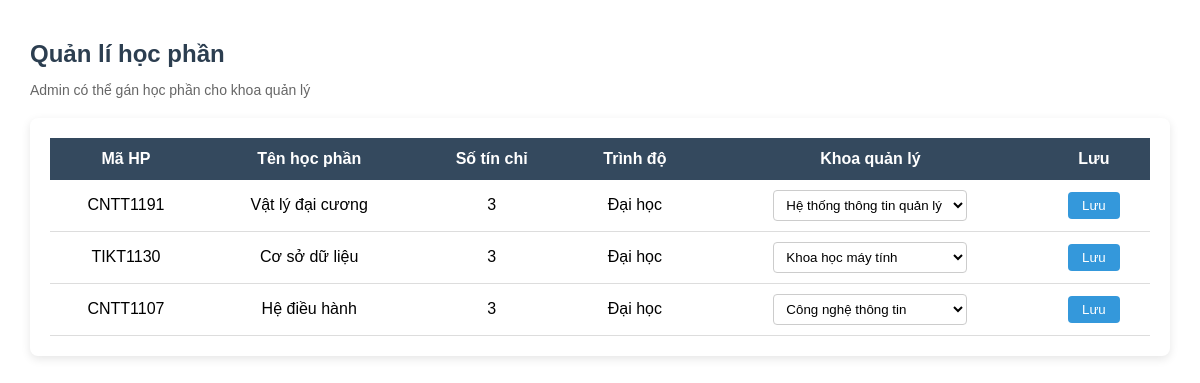
Page /admin_hocphan_list on the committed database.
### tables this page shows
CREATE TABLE "HocPhan" (
	"MaHP"	CHAR(10) NOT NULL,
	"TenHP"	NVARCHAR(100) NOT NULL,
	"SoTC"	INTEGER,
	"TrinhDo"	NVARCHAR(20),
	"MaDV"	CHAR(4),
	PRIMARY KEY("MaHP"),
	FOREIGN KEY("MaDV") REFERENCES "DonVi"("MaDV")
);

CREATE TABLE "DonVi" (
	"MaDV"	CHAR(4),
	"TenDV"	NVARCHAR(100) NOT NULL,
	PRIMARY KEY("MaDV")
);

### admin.py (the view)
@app.route("/admin_hocphan_list")
def admin_hocphan_list():
    conn = get_db()
    cur = conn.cursor()
    cur.execute("""
    SELECT HocPhan.MaHP,
           HocPhan.TenHP,
           HocPhan.SoTC,
           HocPhan.TrinhDo,
           HocPhan.MaDV,
           DonVi.TenDV
    FROM HocPhan
    LEFT JOIN DonVi
    ON HocPhan.MaDV = DonVi.MaDV
    """)
    hocphan_list = cur.fetchall()
    cur.execute("SELECT * FROM DonVi")
    donvi_list = cur.fetchall()
    conn.close()
    return render_template(
        "admin_hocphan_list.html",
        hocphan_list=hocphan_list,
        donvi_list=donvi_list
    )

### admin.py (called while the page is built)
def get_db():
    conn = sqlite3.connect(DATABASE)
    conn.row_factory = sqlite3.Row
    return conn

### main.py (called while the page is built)
@app.before_request
def update_truong_khoa():
    if 'current_user' in session:
        user = session['current_user']
        if user["MaGV"] is not None:
            obj_CanBo = get_obj_CanBo(user["MaGV"])
            session['current_user']["LaTruongKhoa"] = obj_CanBo[6]
        else:
            session['current_user']["LaTruongKhoa"] = 0
        session.modified = True

### templates/admin_hocphan_list.html (shortened to what this page needs)
{% extends "base.html" %}
{% block content %}
<div class="container">
<div class="page-header">
<h2>Quản lí học phần</h2>
<p>Admin có thể gán học phần cho khoa quản lý</p>
</div>
<div class="table-wrapper">
<table class="hocphan-table">
<thead>
<tr>
<th>Mã HP</th>
<th>Tên học phần</th>
<th>Số tín chỉ</th>
<th>Trình độ</th>
<th>Khoa quản lý</th>
<th>Lưu</th>
</tr>
</thead>
<tbody>
{% for hp in hocphan_list %}
<tr>
<form method="POST" action="/admin/update_hocphan">
<td>{{ hp.MaHP }}</td>
<td>{{ hp.TenHP }}</td>
<td>{{ hp.SoTC }}</td>
<td>{{ hp.TrinhDo }}</td>
<td>
<select name="MaDV" class="select-khoa">
{% for dv in donvi_list %}
<option value="{{ dv.MaDV }}"
{% if dv.MaDV == hp.MaDV %}
selected
{% endif %}
>
{{ dv.TenDV }}
</option>
{% endfor %}
</select>
</td>
<td>
<button class="btn-save">
Lưu
</button>
</td>
</form>
</tr>
{% endfor %}
</tbody>
</table>
</div>
</div>
{% endblock %}

### static/styles_topmenu.css (style rules this page uses)
body { margin:0; font-family:Arial; }

### static/styles_admin.css (style rules this page uses)
.container { width: 95%; margin: auto; padding-top: 20px; }
.page-header { margin-bottom: 20px; }
.page-header h2 { color: #2c3e50; margin-bottom: 5px; }
.page-header p { color: #666; font-size: 14px; }
.table-wrapper { background: white; padding: 20px; border-radius: 8px; box-shadow: 0 3px 10px rgba(0,0,0,0.1); }
.hocphan-table { width: 100%; border-collapse: collapse; }
.hocphan-table thead { background: #34495e; color: white; }
.hocphan-table th { padding: 12px; text-align: center; }
.hocphan-table td { padding: 10px; border-bottom: 1px solid #ddd; text-align: center; }
.select-khoa { padding: 6px 8px; border-radius: 4px; border: 1px solid #ccc; background: #fff; }
.btn-save { padding: 6px 14px; background: #3498db; color: white; border: none; border-radius: 4px; cursor: pointer; }

### rows in the picture
HocPhan: MaHP "CNTT1191", TenHP "Vật lý đại cương", SoTC "3", TrinhDo "Đại học", MaDV "Hệ thống thông tin quản lý"
HocPhan: MaHP "TIKT1130", TenHP "Cơ sở dữ liệu", SoTC "3", TrinhDo "Đại học", MaDV "Khoa học máy tính"
HocPhan: MaHP "CNTT1107", TenHP "Hệ điều hành", SoTC "3", TrinhDo "Đại học", MaDV "Công nghệ thông tin"
